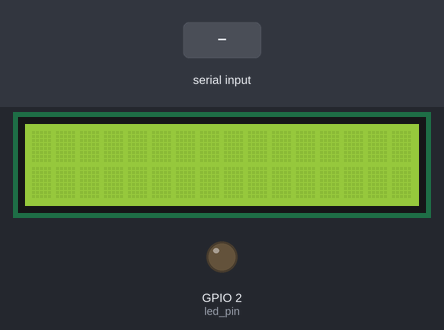
Bench run of a sketch on a simulated ESP32. Shown: 16×2 character LCD, output pins drawn as LEDs (lit = HIGH). The inputs (shaded band) are chosen by the test bench. What the sketch prints to the serial monitor is not drawn.

Above: at 1.8 s.
1.9 s: "90,45\n" received over Serial
At 2.11 s:
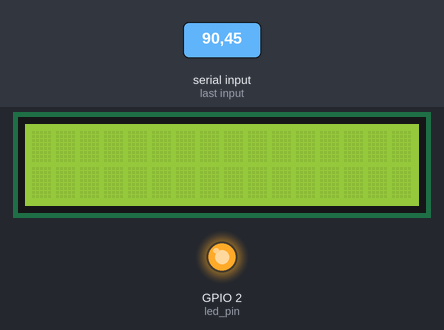
4.5 s: "30,150\n" received over Serial
At 6.4 s:
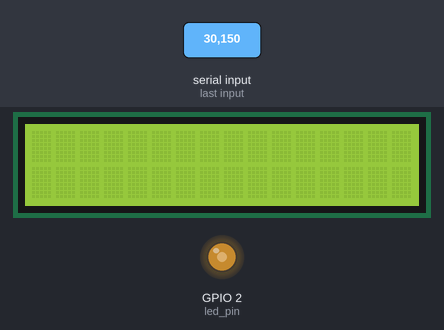
6.6 s: "5\n" received over Serial
At 7.4 s:
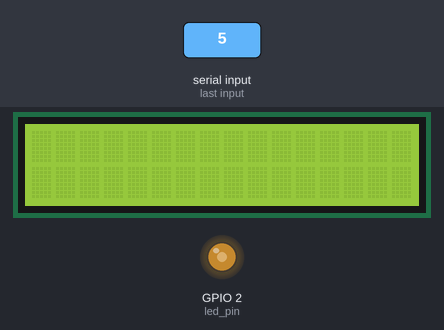
Timing chart, 0 to 9.6 s (numbered marks = the images above; inputs shaded):
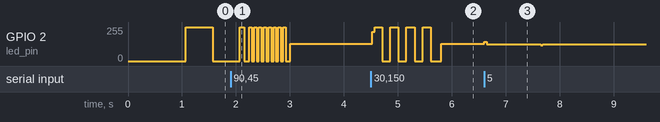

The sketch:

Serial_lcd_rtos.ino
```cpp
#include <LiquidCrystal_I2C.h>
LiquidCrystal_I2C lcd(0x27, 2, 1, 0, 4, 5, 6, 7, 3, POSITIVE);

#if CONFIG_FREERTOS_UNICORE
  static const BaseType_t app_cpu = 0;
#else
  static const BaseType_t app_cpu = 1;
#endif

static const uint8_t msg_queue_len = 5;

//globals
static QueueHandle_t msg_queue;
static const int led_pin = 2;

void send_data(void *parameters) {

  int inp;
  int led_delay;

  while (1) {
    if (Serial.available()){
      inp = Serial.parseInt();
      led_delay = inp;
      Serial.println(led_delay);

    if (xQueueSend(msg_queue, (void *)&led_delay, 10) != pdTRUE) {
          Serial.println("ERROR: Could not put item on delay queue.");
        }
    }
  }
}

void blink_led(void *parameters) {

  int led_delay = 500;
  pinMode(led_pin, OUTPUT);

  while (1) {
    if (xQueueReceive(msg_queue, (void *)&led_delay, 0) == pdTRUE) {
      //do nothing
    }

    Serial.print(led_delay);

    // Blink
    digitalWrite(led_pin, HIGH);
    vTaskDelay(led_delay / portTICK_PERIOD_MS);
    digitalWrite(led_pin, LOW);
    vTaskDelay(led_delay / portTICK_PERIOD_MS);
  }
}

void setup() {
  Serial.begin(115200);

  lcd.begin(16,2);
  lcd.backlight();
  lcd.setCursor(0,0);

  vTaskDelay(1000 / portTICK_PERIOD_MS);
  Serial.println();
  Serial.println("RTOS to control blink led delay using queue");
  Serial.println("LED blink delay time in milliseconds");

  // Create queues
  msg_queue = xQueueCreate(msg_queue_len, sizeof(int));

  xTaskCreatePinnedToCore(blink_led,
                          "Blink data task",
                          1024,
                          NULL,
                          1,
                          NULL,
                          app_cpu);

  xTaskCreatePinnedToCore(send_data,
                          "send data task",
                          1024,
                          NULL,
                          1,
                          NULL,
                          app_cpu);


  vTaskDelete(NULL);

}

void loop() {

}
```

Measured:
- after the input at 4.5 s, GPIO 2 (led_pin): 128/255 → 220/255 at once, then repeats every 0.29 s: 255/255 0.14 s, 0/255 0.15 s, until it stays 128/255 from 5.8 s
- after the input at 6.6 s, GPIO 2 (led_pin): 128/255 → 127/255 at once, → 126/255 1.0 s later
